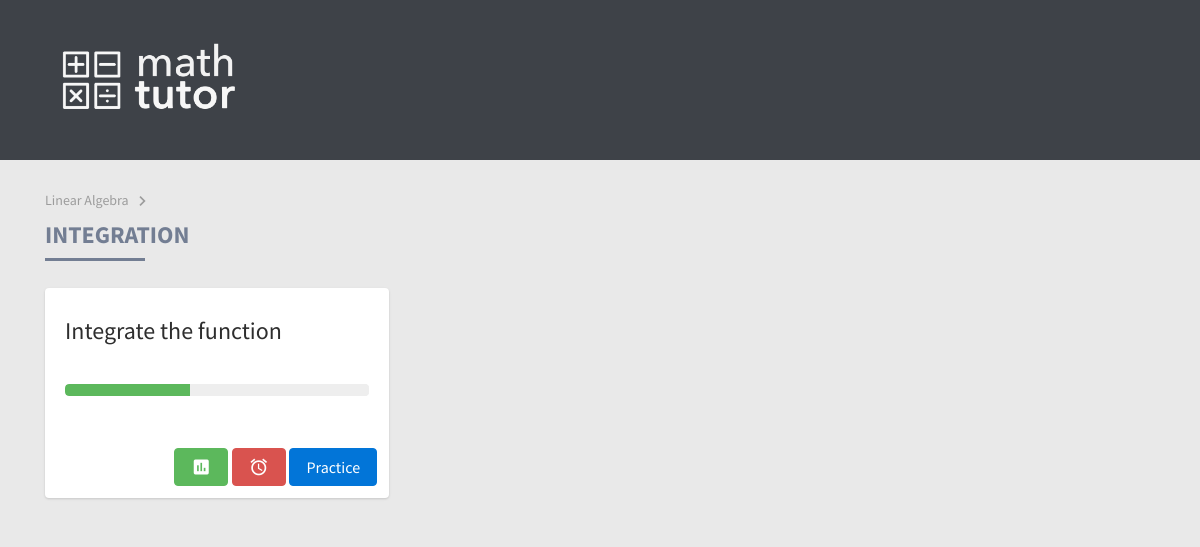
The app's page /course/3/topic/3 with its own data.
### main/models.py (models this page shows, shortened)
class Course(models.Model):
	course_name = models.CharField(max_length=200)
	course_desc = models.CharField(max_length=200)
	course_color = models.CharField(max_length=200)
	course_active = models.BooleanField(default = False)

class Topic(models.Model):
	topic_name = models.CharField(max_length=200)
	course = models.ForeignKey(Course, on_delete=models.CASCADE)

class Exercise(models.Model):
	exercise_name = models.CharField(max_length=200)
	exercise_active = models.BooleanField(default = False)
	file_name = models.CharField(max_length=200)
	topic = models.ForeignKey(Topic, on_delete=models.CASCADE)

### main/views.py (the view)
# urls.py: url(r'^course/(?P<course_id>[0-9])/topic/(?P<topic_id>[0-9])$', views.topic, name='topic'),
def topic(request, course_id, topic_id):
    course = get_object_or_404(Course, pk=course_id)
    topic = get_object_or_404(Topic, pk=topic_id)
    return render(request, 'topic.html', {
        'progressRange': range(0, 100),
        'course': course,
        'topic': topic,
    })

### main/templates/topic.html
{% extends "header.html" %}
{% block content %}
  {% load staticfiles %}
  <span class="path">
  <a href="/course/{{ course.id }}">{{ course.course_name }}</a> <i class="material-icons">keyboard_arrow_right</i>
  </span>
  <h3>{{ topic.topic_name }}</h3>
  <hr>
  <br>
  {% if topic.exercise_set.all %}
  <div class="exercises">
    {% for exercise in topic.exercise_set.all %}
        <div class="exercise card {% if not exercise.exercise_active %}inactive{% endif %}">
          <div class="card-block">
            <h4 class="card-title">{{ exercise.exercise_name }}</h4>
            <p class="card-text">
              <br>
              {% with progressRange|random as progress %}
              <progress class="progress progress-success" value="{{progress}}" max="100"></progress>
              {% endwith %}
            </p>
          </div>
          <div class="card-footer text-xs-right">
            <button type="button" class="btn btn-success"><i class="material-icons">assessment</i></button>
            <button type="button" class="btn btn-danger"><i class="material-icons">alarm</i></button>
            <a href="/course/{{ course.id }}/topic/{{ topic.id }}/exercise/{{ exercise.id }}"><button type="button" class="btn btn-primary {% if not exercise.exercise_active %}disabled{% endif %}">Practice</button></a>
          </div>
        </div>
    {% endfor %}
  </div>
  {% endif %}
{% endblock %}

### main/static/css/style.css (style rules this page uses)
body { background-color: #e9e9e9; font-family: 'Source Sans Pro', 'Helvetica Neue', 'Segoe UI', Helvetica, Arial, sans-serif; font-size: 18px; overflow-x: hidden; color: #3e4248; -webkit-font-smoothing: antialiased; -moz-osx-font-smoothing: grayscale; }
* { outline: 0 !important; }
p { font-size: 18px; line-height: 1.5; color: #8a8e91; }
a { color:#999; text-decoration: none; }
.path a { color: #9c9c9c; font-size: 14px; }
.path .material-icons { color: #9c9c9c; vertical-align: middle; }
h1, h2, h3, h4, h5, h6 { font-family: 'Source Sans Pro', 'Helvetica Neue', 'Segoe UI', Helvetica, Arial, sans-serif; position: relative; margin: 10px 0; }
h3 { font-size: 24px !important; text-transform: uppercase; color: #737e93; display: block; font-weight: 700; }
hr { border: none; border-bottom: 3px solid #737e93; width: 100px; margin: 0px; }
h4 { font-size: 24px; color: gray; }
.material-icons { vertical-align: bottom; font-size: 20px !important; }
.card-footer { border: none; padding: .75rem .75rem !important; background: none !important; }
.question.card, .topic.card, .exercise.card { border: none; box-shadow: 0 1px 3px rgba(0,0,0,0.10), 0 1px 2px rgba(0,0,0,0.05); transition: all 0.3s cubic-bezier(.25,.8,.25,1); }
.exercise h4.card-title, .topic h4.card-title { color: #2e2e2e; }
.progress { height: 20px; margin-bottom: 20px; overflow: hidden; background-color: #f5f5f5; border-radius: 4px; -webkit-box-shadow: inset 0 1px 2px rgba(0,0,0,0.1); box-shadow: inset 0 1px 2px rgba(0,0,0,0.1); }
.progress { background-image: -webkit-gradient(linear,left 0,left 100%,from(#ebebeb),to(#f5f5f5)); background-image: -webkit-linear-gradient(top,#ebebeb 0,#f5f5f5 100%); background-image: -moz-linear-gradient(top,#ebebeb 0,#f5f5f5 100%); background-image: linear-gradient(to bottom,#ebebeb 0,#f5f5f5 100%); background-repeat: repeat-x; filter: progid:DXImageTransform.Microsoft.gradient(startColorstr='#ffebebeb',endColorstr='#fff5f5f5',GradientType=0); }
.progress { height: 12px; background-color: #ebeef1; background-image: none; box-shadow: none; }
@media screen and (min-width: 760px) { .topic.card, .exercise.card { width: 31%; margin-right: 2%; margin-bottom: 2%; } }
@media screen and (min-width: 760px) { .topics, .exercises { display: flex; flex-wrap: wrap; justify-content: flex-start; } }

### records on screen
Course: course_name "Linear Algebra"
Topic: topic_name "INTEGRATION"
Exercise: exercise_name "Integrate the function", {{ progress }} 41 (drawn)
